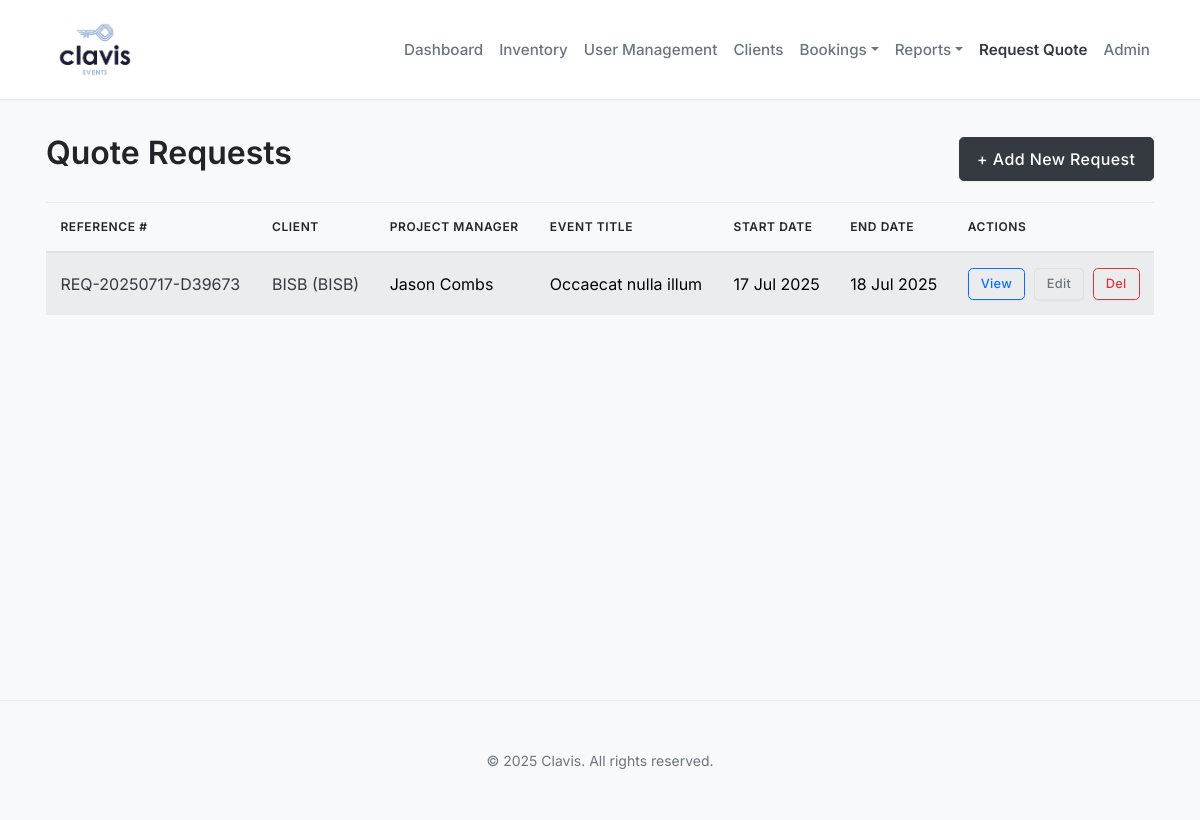
Page /request_quote/ (signed in) on the committed database.
### request_quote/models.py (models this page shows, shortened)
class QuoteRequest(models.Model):
    client = models.ForeignKey(
        'clients.Client',  # <-- This is valid
        on_delete=models.SET_NULL,
        null=True,
        blank=True,
        related_name='%(class)ss',
        help_text="The client associated with this quote."
    )
    event_start_date = models.DateTimeField()
    setup_installation_datetime = models.DateTimeField()
    event_end_date = models.DateTimeField()
    setup_removal_datetime = models.DateTimeField()
    event_title = models.CharField(max_length=255)
    project_manager = models.ForeignKey(
        User,
        on_delete=models.SET_NULL,
        null=True,
        blank=True,
        related_name="quoted_projects",
        help_text="User assigned as Project Manager"
    )
    subcontractors = models.CharField(max_length=255, blank=True)
    delivery_note_signed_from = models.CharField(max_length=255, blank=True)
    date_created = models.DateField(auto_now_add=True)
    reference_number = models.CharField(max_length=50, unique=True, default=generate_reference_number)
    project_manager_notes = models.TextField(blank=True)

### clients/models.py (models this page shows)
class Client(models.Model):
    name = models.CharField(
        max_length=200,
        help_text="Client's full name or primary contact name if company."
    )
    company_name = models.CharField(
        max_length=200,
        blank=True, # Optional field
        null=True,  # Allow null in database
        help_text="Company name, if applicable."
    )
    contact_person = models.CharField(
        max_length=150,
        blank=True,
        null=True,
        help_text="Specific contact person at the company (if different from name)."
    )
    email = models.EmailField(
        unique=True, # Still unique if provided
        null=True,   # Allow NULL in the database (for optional unique fields)
        blank=True,  # Allow to be blank in forms
        help_text="Primary email address for the client (optional)."
    )
    phone = models.CharField(
        max_length=30, # Adjust max_length based on expected phone number formats
        blank=True,    # Allow to be blank in forms
        null=True,     # Allow NULL in the database
        help_text="Primary phone number for the client (optional)."
    )
    address = models.TextField(
        blank=True,
        null=True,
        help_text="Billing or primary address for the client."
    )
    created_at = models.DateTimeField(auto_now_add=True) # Timestamp for creation
    updated_at = models.DateTimeField(auto_now=True)    # Timestamp for last update
    def __str__(self):
        if self.company_name:
            return f"{self.company_name} ({self.name})"
        return self.name
    class Meta:
        ordering = ['company_name', 'name'] # Order clients primarily by company, then name

### request_quote/views.py (the view)
# urls.py: path('', views.quote_list_view, name='quote_list'),  # ✅ No leading slash
def quote_list_view(request):
    if request.user.is_superuser:
        quotes = QuoteRequest.objects.all().select_related('project_manager','client')
    else:
        quotes = QuoteRequest.objects.filter(project_manager=request.user).select_related('project_manager','client')
    quotes = quotes.order_by('-event_start_date')
    context = {
        'quotes': quotes,
        'page_title': 'Quote Requests'
    }
    return render(request, 'request_quote/quote_list.html', context)

### request_quote/templates/request_quote/quote_list.html (shortened to what this page needs)
{% extends 'base.html' %}
{% load static %}
{% block content %}
<div class="d-flex justify-content-between align-items-center mb-3">
    <h1>{{ page_title }}</h1>
    <a href="{% url 'request_quote:quote_add' %}" class="btn btn-primary">+ Add New Request</a>
</div>
{% if quotes %}
    <div class="table-responsive">
        <table class="table table-striped table-hover table-sm align-middle">
            <thead class="table-light">
                <tr>
                    <th>Reference #</th>
                    <th>Client</th>
                    <th>Project Manager</th>
                    <th>Event Title</th>
                    <th>Start Date</th>
                    <th>End Date</th>
                    <th style="width: 150px;">Actions</th>
                </tr>
            </thead>
            <tbody>
                {% for quote in quotes %}
                <tr>
                    <td>
                        <a href="{% url 'request_quote:quote_detail' quote_id=quote.id %}">{{ quote.reference_number }}</a>
                    </td>
                    <td>
                        {% if quote.client %}
                        <a href="{% url 'clients:client_detail' client_id=quote.client.id %}">{{ quote.client }}</a>
                        {% else %} N/A {% endif %}
                    </td>
                    <td>{{ quote.project_manager.get_full_name|default:"N/A" }}</td>
                    <td>{{ quote.event_title }}</td>
                    <td>{{ quote.event_start_date|date:"j M Y" }}</td>
                    <td>{{ quote.event_end_date|date:"j M Y" }}</td>
                    <td style="white-space: nowrap;">
                        <a href="{% url 'request_quote:quote_detail' quote_id=quote.id %}" class="btn btn-sm btn-outline-primary me-1" title="Details">View</a>
                        <a href="{% url 'request_quote:quote_edit' quote_id=quote.id %}" class="btn btn-sm btn-outline-secondary me-1" title="Edit">Edit</a>
                        <a href="{% url 'request_quote:quote_delete' quote_id=quote.id %}" class="btn btn-sm btn-outline-danger" title="Delete">Del</a>
                    </td>
                </tr>
                {% endfor %}
            </tbody>
        </table>
    </div>
{% else %}
    <div class="alert alert-info">
        No quote requests found.
        <a href="{% url 'request_quote:quote_add' %}" class="alert-link">Add the first one?</a>
    </div>
{% endif %}
{% endblock %}

### static/css/style.css (style rules this page uses)
:root { --clavis-font-sans-serif: 'Inter', -apple-system, BlinkMacSystemFont, "Segoe UI", Roboto, "Helvetica Neue", Arial, sans-serif, "Apple Color Emoji", "Segoe UI Emoji", "Segoe UI Symbol"; --clavis-text-primary: #212529; --clavis-text-secondary: #6c757d; --clavis-text-muted: #868e96; --clavis-bg-page: #f8f9fa; --clavis-bg-content: #ffffff; --clavis-border-color: #dee2e6; --clavis-border-subtle: #e9ecef; --clavis-primary-accent: #343a40; --clavis-primary-accent-hover: #212529; --clavis-link-color: var(--clavis-primary-accent); --clavis-link-hover-color: var(--clavis-primary-accent-hover); --clavis-success: #198754; --clavis-danger: #dc3545; --clavis-warning: #ffc107; --clavis-info: #0dcaf0; --bs-body-font-family: var(--clavis-font-sans-serif); --bs-body-color: var(--clavis-text-primary); --bs-body-bg: var(--clavis-bg-page); --bs-link-decoration: none; --bs-border-radius: 0.3rem; --bs-card-border-color: var(--clavis-border-subtle); --bs-card-cap-bg: transparent; --bs-card-box-shadow: 0 2px 8px rgba(0,0,0,0.05); }
body { font-family: var(--bs-body-font-family); font-weight: 400; line-height: 1.65; background-color: var(--bs-body-bg); color: var(--bs-body-color); -webkit-font-smoothing: antialiased; -moz-osx-font-smoothing: grayscale; }
h1, h2, h3, h4, h5, h6, .h1, .h2, .h3, .h4, .h5, .h6 { font-weight: 500; color: var(--clavis-text-primary); margin-top: 0; margin-bottom: 0.75rem; line-height: 1.3; }
h1, .h1 { font-size: 2.0rem; font-weight: 600; }
a { color: var(--clavis-link-color); text-decoration: var(--bs-link-decoration); }
.table { border-top: none; border-bottom: 1px solid var(--clavis-border-subtle); margin-bottom: 1.5rem; }
.table th, .table td { padding: 0.9rem; vertical-align: middle; border-top: 1px solid var(--clavis-border-subtle); border-left: none; border-right: none; }
.table thead th { font-weight: 600; background-color: transparent; border-bottom-width: 2px; border-bottom-color: var(--clavis-border-color); color: var(--clavis-text-primary); text-transform: uppercase; font-size: 0.75rem; letter-spacing: 0.05em; }
.table-striped tbody tr:nth-of-type(odd) { background-color: transparent; }
.btn { border-radius: var(--bs-border-radius); padding: 0.55rem 1.1rem; font-weight: 500; letter-spacing: 0.025em; transition: all 0.15s ease-in-out; box-shadow: 0 1px 2px rgba(0,0,0,0.05); }
.btn-primary { background-color: var(--clavis-primary-accent); border-color: var(--clavis-primary-accent); }
.btn-outline-secondary { color: var(--clavis-text-secondary); border-color: var(--clavis-border-color); }
.btn-sm { padding: 0.35rem 0.75rem; font-size: 0.8rem; }

### rows in the picture
QuoteRequest: reference_number "REQ-20250717-D39673", client "BISB (BISB)", project_manager.get_full_name "Jason Combs", event_title "Occaecat nulla illum", event_start_date "17 Jul 2025", event_end_date "18 Jul 2025"

### other values in the picture
{{ page_title }} "Quote Requests"
